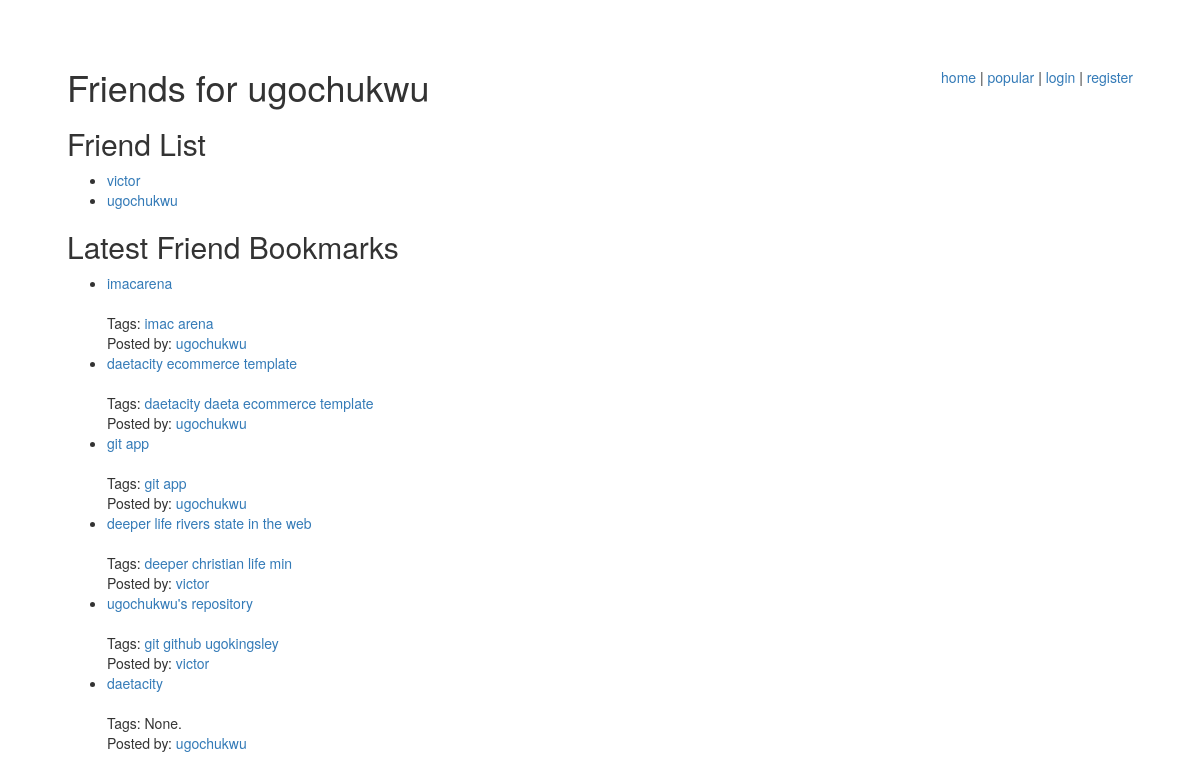
The page /bookmarks/friends/ugochukwu/ on the database its author committed.
### bookmarks/models.py (models this page shows, shortened)
class Bookmark(models.Model):
    title = models.CharField(max_length=200)
    user = models.ForeignKey(User)
    link = models.ForeignKey(Link)

class Tag(models.Model):
    name = models.CharField(max_length=64, unique=True)
    bookmarks = models.ManyToManyField(Bookmark)

### bookmarks/views.py (the view)
# urls.py: url(r'^friends/(\w+)/$', views.friends_page, name='friends_page'),
def friends_page(request, username):
    user = get_object_or_404(User, username=username)
    friends =[friendship.to_friend for friendship in user.friend_set.all()]
    friend_bookmarks = Bookmark.objects.filter(user__in=friends).order_by('-id')
    variables = RequestContext(request, {
        'username': username,
        'friends': friends,
        'bookmarks': friend_bookmarks[:10],
        'show_tags': True,
        'show_user': True
    })
    return render_to_response('bookmarks/friends_page.html', variables)

### bookmarks/templates/bookmarks/friends_page.html (shortened to what this page needs)
{% extends "bookmarks/base.html" %}
{% block head %}Friends for {{ username }}{% endblock %}
{% block content %}
<h2>Friend List</h2>
{% if friends %}
    <ul class="friends">
        {% for friend in friends %}
        <li><a href="/bookmarks/user/{{ friend.username }}/">{{ friend.username }}</a></li>
        {% endfor %}
    </ul>
{% else %}
<p>No friends found.</p>
{% endif %}
<h2>Latest Friend Bookmarks</h2>
{% include 'bookmarks/bookmark_list.html' %}
{% endblock %}

### bookmarks/templates/bookmarks/bookmark_list.html (shortened to what this page needs)
{% if bookmarks %}
<ul class="bookmarks">
    {% for bookmark in bookmarks %}
        <li>        <a href="{{ bookmark.link.url | escape }}" class="title">          {{ bookmark.title | escape }}</a>        <br />
                    <br />
        {% if show_tags %}
            Tags:
            {% if bookmark.tag_set.all %}
            <ul class="tags">
                {% for tag in bookmark.tag_set.all %}
                    <li> <a href="/bookmarks/tag/{{ tag.name | urlencode  }}/">{{ tag.name |escape }}</a></li>
                {% endfor %}
            </ul>
            {% else %}
                None.
            {% endif %}
            <br />
        {% endif %}
        {% if show_user %}
            Posted by: <a href="/bookmarks/user/{{ bookmark.user.username }}/"class="username">{{ bookmark.user.username }}</a>
        {% endif %}
        </li>
    {% endfor %}
</ul>
{% else %}
    <p>No bookmarks found.</p>
{% endif %}

### bookmarks/static/bookmarks/css/style.css (style rules this page uses)
body { margin:67px; }
ul.tags, ul.tags li { display: inline; margin: 0; padding: 0; }

### rows shown on the page
Bookmark: title "imacarena", user.username "ugochukwu"
Tag: name "imac"
Tag: name "arena"
Bookmark: title "daetacity ecommerce template", user.username "ugochukwu"
Tag: name "daetacity"
Tag: name "daeta"
Tag: name "ecommerce"
Tag: name "template"
Bookmark: title "git app", user.username "ugochukwu"
Tag: name "git"
Tag: name "app"
Bookmark: title "deeper life rivers state in the web", user.username "victor"
Tag: name "deeper"
Tag: name "christian"
Tag: name "life"
Tag: name "min"
Bookmark: title "ugochukwu's repository", user.username "victor"
Tag: name "github"
Tag: name "ugokingsley"
Bookmark: title "daetacity", shows "None.", user.username "ugochukwu"

### other values the page prints
{{ username }} "ugochukwu"
{{ friend.username }} "victor"
{{ friend.username }} "ugochukwu"
